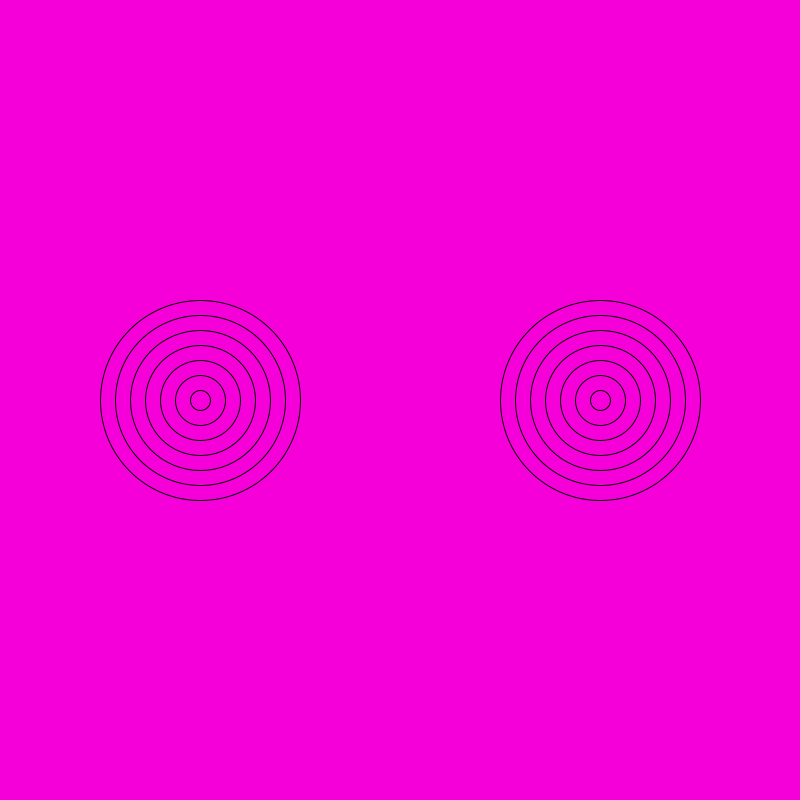
Frame 1 (no input)
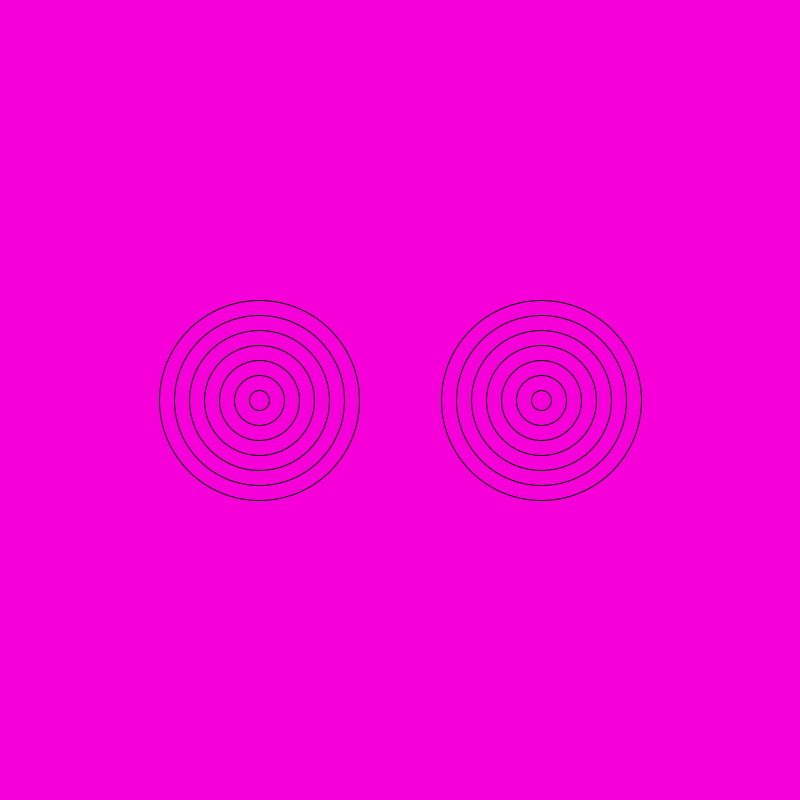
Frame 60 (the mouse pressed at the canvas centre just before this capture)
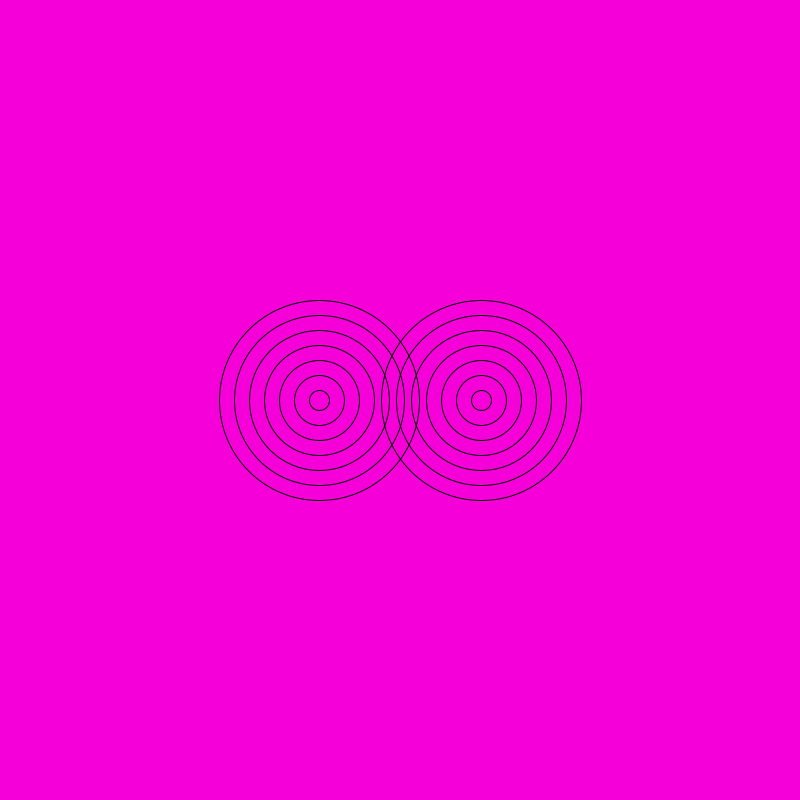
Frame 120 (the mouse held since frame 60 and released just before this capture)

The Processing sketch that drew these frames (run headless with seeded random() and noise(); from frame 60 on, the mouse is pressed at the canvas centre):

// Processing sketch: amazing_rings
// ── amazing_rings.pde
int speed = 1;
int x1 = 200;
int x2 = 600;
void setup(){
  size(800,800);
}
void draw(){
  background(#F500D9);
    int size = 200;
    noFill();
  for(int i=0; i<7;i++){
ellipse(x1,400, size, size);
size-=30;
  }
  x1 += speed;
 size = 200;
    noFill();
  for(int i=0; i<7;i++){
ellipse(x2,400, size, size);
size-=30;
  }
 x2 -= speed; 
 if(x1>=800 ||x1<=0){
   speed*=-1;
 }
}
